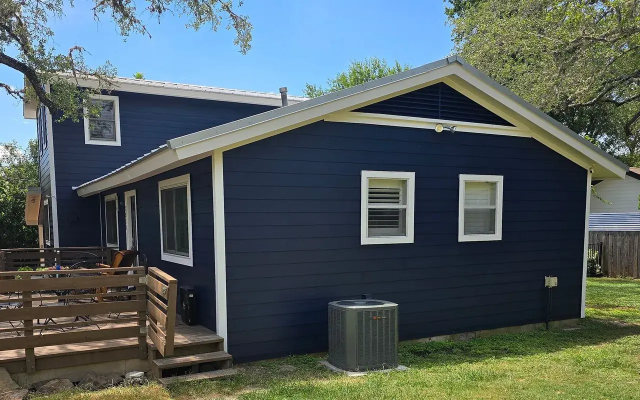
#> input picture siding/site/assets/img/pairs/siding1a-1280.webp, 1280 x 800 px, given in place of siding0a-1280.webp, which was not available (shown at 1/2 size)
$ python home_assets.py   (older library calls are emulated)
#> lines starting #> are read from the running program, lines starting #| are printed output that depends on the picture; pictures that were not available may be replaced by others from this repository, and a replacement may not be noted
"""Image set for homepage v2 (DIRECTION-HOME-V2.md). All sources are the firm's own photos already in site/assets/img.

`python3 -I home_assets.py` writes site/assets/img/h/:
  work-{id}-{b|a}-1000.webp   six before/after pairs registered onto the after photo (one homography, ECC on edges),
                              cropped to the largest 16:10 window the warped before fully covers
  t/p{i}-320.webp             43 captioned project photos as 320 px thumbnails
  trade-{slug}-800.webp       one photo per trade, chosen by the firm's own trade caption
  hero-*.webp, book-1000.webp hero and booking photos
Sized for the single-file deliverable: about 3.5 MB of images in total.
"""
import os
import cv2
import numpy as np
from PIL import Image

HERE = os.path.dirname(os.path.abspath(__file__))
IMG = os.path.join(os.path.dirname(HERE), 'site', 'assets', 'img')
OUT = os.path.join(IMG, 'h')
WORK = ['siding0', 'siding2', 'windows3', 'windows1', 'home2']  # ECC 0.43-0.73 on edge maps; Rob Roy is registered already
TRADE_PHOTO = {'siding': 0, 'windows': 42, 'exterior-painting': 33, 'shingle-roofing': 11, 'gutters': 34,
               'doors': 22, 'patio-covers': 18, 'metal-roofing': 12, 'garage-doors': 26}


def grad(g):
    g = cv2.GaussianBlur(g, (0, 0), 2.0).astype(np.float32)
    m = cv2.magnitude(cv2.Sobel(g, cv2.CV_32F, 1, 0), cv2.Sobel(g, cv2.CV_32F, 0, 1))
    return cv2.GaussianBlur(m / (m.max() + 1e-6), (0, 0), 3.0)


def save(img_bgr, path, w, q=72):
    h = int(round(w * img_bgr.shape[0] / img_bgr.shape[1]))
    im = cv2.resize(img_bgr, (w, h), interpolation=cv2.INTER_AREA)
    Image.fromarray(cv2.cvtColor(im, cv2.COLOR_BGR2RGB)).save(path, 'WEBP', quality=q, method=6)


def register(pid):
#> called with pid = 'siding0'
    a = cv2.imread(os.path.join(IMG, 'pairs', f'{pid}a-1280.webp'))
#> a is the input picture: shape (800, 1280, 3); mean B, G, R 95.5, 95.8, 83.9
    b = cv2.imread(os.path.join(IMG, 'pairs', f'{pid}b-1280.webp'))
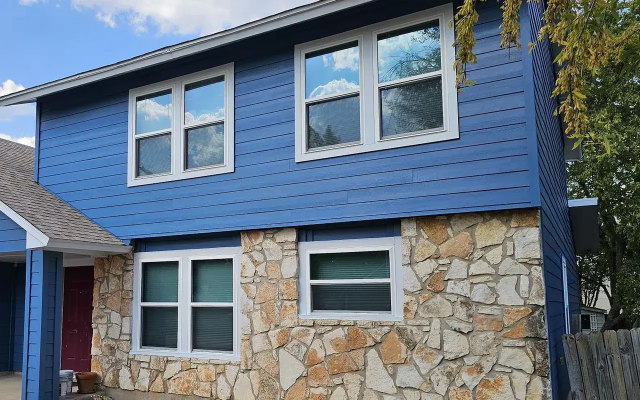
#> input picture siding/site/assets/img/pairs/windows3a-1280.webp, 1280 x 800 px, given in place of siding0b-1280.webp, which was not available (shown at 1/2 size)
#> b is the input picture: shape (800, 1280, 3); mean B, G, R 128.1, 116.2, 102.9
    s = 0.5
    ea = grad(cv2.resize(cv2.cvtColor(a, cv2.COLOR_BGR2GRAY), None, fx=s, fy=s))
#> in grad, `g = cv2.GaussianBlur(g, (0, 0), 2.0).astype(np.float32)`:
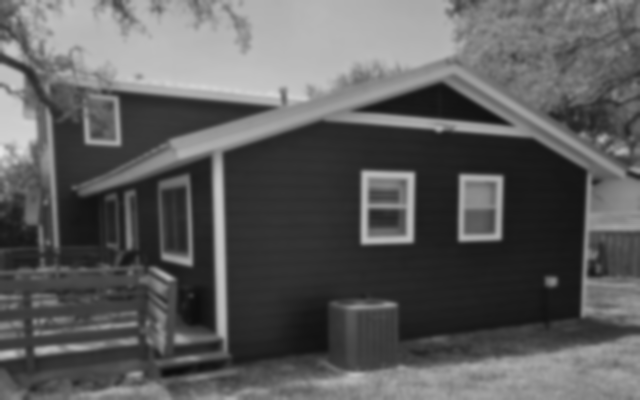
#> g: shape (400, 640) float32; min 12, max 230, mean 92.3
#> in grad, `m = cv2.magnitude(cv2.Sobel(g, cv2.CV_32F, 1, 0), cv2.Sobel(g, cv2.CV_..`:
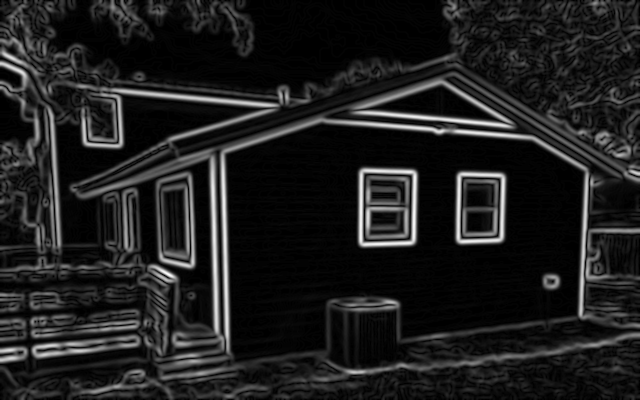
#> m: shape (400, 640) float32; min 0, max 259.7, mean 31.6; drawn with min black and max white
#> in grad, `return cv2.GaussianBlur(m / (m.max() + 1e-6), (0, 0), 3.0)`:
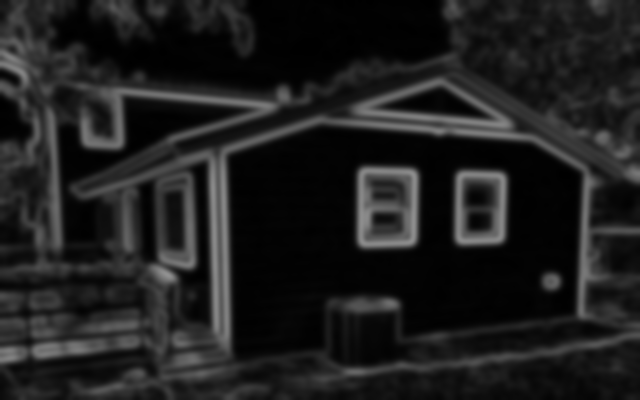
#> returned value: shape (400, 640) float32; min 1.44e-05, max 0.571, mean 0.122
    eb = grad(cv2.resize(cv2.cvtColor(b, cv2.COLOR_BGR2GRAY), None, fx=s, fy=s))
#> in grad (call 2), `g = cv2.GaussianBlur(g, (0, 0), 2.0).astype(np.float32)`:
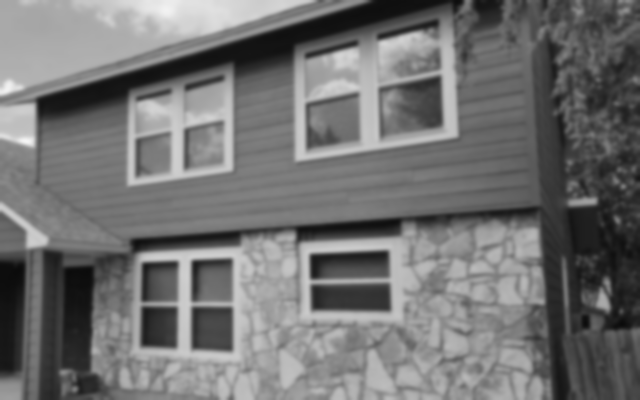
#> g: shape (400, 640) float32; min 11, max 245, mean 113.7
#> in grad (call 2), `m = cv2.magnitude(cv2.Sobel(g, cv2.CV_32F, 1, 0), cv2.Sobel(g, cv2.CV_..`:
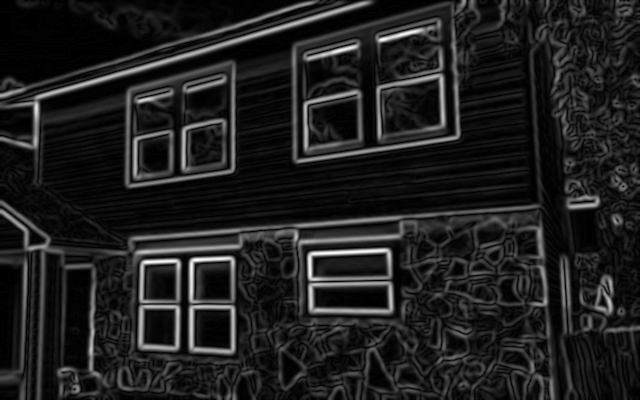
#> m: shape (400, 640) float32; min 0, max 297.4, mean 37.1; drawn with min black and max white
#> in grad (call 2), `return cv2.GaussianBlur(m / (m.max() + 1e-6), (0, 0), 3.0)`:
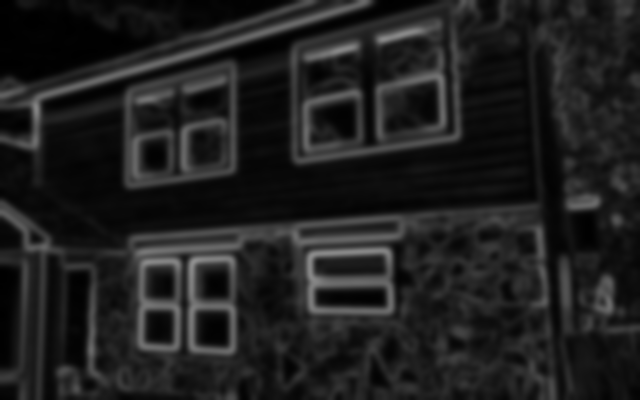
#> returned value: shape (400, 640) float32; min 1.5e-05, max 0.565, mean 0.125
    mask = np.zeros(ea.shape, np.uint8)
    mask[int(ea.shape[0] * .1):int(ea.shape[0] * .9), int(ea.shape[1] * .08):int(ea.shape[1] * .92)] = 255
    warp = np.eye(3, dtype=np.float32)
    crit = (cv2.TERM_CRITERIA_EPS | cv2.TERM_CRITERIA_COUNT, 300, 1e-6)
    cc = 0
    for mode in (cv2.MOTION_AFFINE, cv2.MOTION_HOMOGRAPHY):
        w0 = warp if mode == cv2.MOTION_HOMOGRAPHY else warp[:2]
        cc, w0 = cv2.findTransformECC(ea, eb, w0.copy(), mode, crit, mask, 5)
        warp = w0 if mode == cv2.MOTION_HOMOGRAPHY else np.vstack([w0, [0, 0, 1]]).astype(np.float32)
    S = np.diag([1 / s, 1 / s, 1]).astype(np.float32)
    H = S @ np.linalg.inv(warp) @ np.linalg.inv(S)
    h, w = a.shape[:2]
    warped = cv2.warpPerspective(b, H, (w, h), flags=cv2.INTER_LANCZOS4, borderMode=cv2.BORDER_REPLICATE)
    cover = cv2.warpPerspective(np.full(b.shape[:2], 255, np.uint8), H, (w, h), flags=cv2.INTER_NEAREST)
    for cw in range(w, int(w * .6), -4):
        ch = int(round(cw * 10 / 16))
        hit = None
        for y0 in range(0, h - ch + 1, 4):
            for x0 in range(0, w - cw + 1, 4):
                if cover[y0:y0 + ch, x0:x0 + cw].min() == 255:
                    hit = (x0, y0)
                    break
            if hit:
                break
        if hit:
            x0, y0 = hit
            save(warped[y0:y0 + ch, x0:x0 + cw], os.path.join(OUT, f'work-{pid}-b-1000.webp'), 1000)
            save(a[y0:y0 + ch, x0:x0 + cw], os.path.join(OUT, f'work-{pid}-a-1000.webp'), 1000)
            print(pid, 'ECC', round(cc, 3), 'crop', cw, ch)
            return
    raise SystemExit(f'{pid}: no full-coverage crop')


def main():
    os.makedirs(os.path.join(OUT, 't'), exist_ok=True)
    for pid in WORK:
        register(pid)
    for side in 'ba':
        save(cv2.imread(os.path.join(IMG, 'pairs', f'robroy-h{side}-1440.webp')), os.path.join(OUT, f'work-robroy-{side}-1000.webp'), 1000)
    for i in range(43):
        save(cv2.imread(os.path.join(IMG, 'photos', f'p{i}-640.webp')), os.path.join(OUT, 't', f'p{i}-320.webp'), 320, q=62)
    for slug, i in TRADE_PHOTO.items():
        save(cv2.imread(os.path.join(IMG, 'photos', f'p{i}-1400.webp')), os.path.join(OUT, f'trade-{slug}-800.webp'), 800, q=68)
    save(cv2.imread(os.path.join(IMG, 'photos', 'p0-1400.webp')), os.path.join(OUT, 'hero-window-1400.webp'), 1400, q=70)
    for side in 'ba':
        save(cv2.imread(os.path.join(IMG, 'pairs', f'home5{side}-1280.webp')), os.path.join(OUT, f'hero-paint-{side}-1280.webp'), 1280, q=72)
    save(cv2.imread(os.path.join(IMG, 'pairs', 'home0a-1280.webp')), os.path.join(OUT, 'book-1000.webp'), 1000, q=70)
    tot = sum(os.path.getsize(os.path.join(dp, f)) for dp, _, fs in os.walk(OUT) for f in fs)
    print('h/ total', tot // 1024, 'KB')


if __name__ == '__main__':
#> (the run stopped early here; a loop or call above may not have finished)
